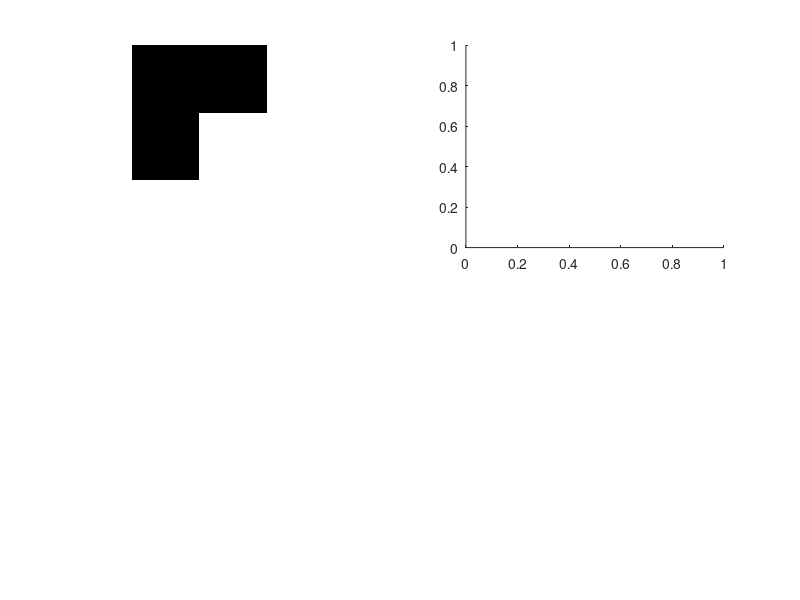

This figure's MATLAB source: (Note: this script raises an error after producing the figure.)
function testNorm()
    tx = @(v) v(2);
    ty = @(v) v(1);
    tanvec = @(v) [tx(v) -ty(v)];

    %r = rand(3,3);
    %m = r>0.5
    m = [     0        0   1.0000;
            0.0   1.0000   1.0000;
            1.0000   1.0000   1.0000]
     
    v = [0 0];
    
    for i=1:3
        for j=1:3
           k = i-2;
           l = j-2;
           
           v(1) = v(1)-m(i,j)*k;
           v(2) = v(2)+m(i,j)*l;
        end
    end
    v = v/norm(v)
    t = tanvec(v)
    
    figure
    subplot(2,2,1)
    imshow(m)
    subplot(2,2,2)
    x0 = [0 0];
    vectarrow(x0,v);
    hold on
    vectarrow(x0,t);
    axis([-1 1 -1 1])
    %arrow([0,v(1)],[0,v(2)]);
end